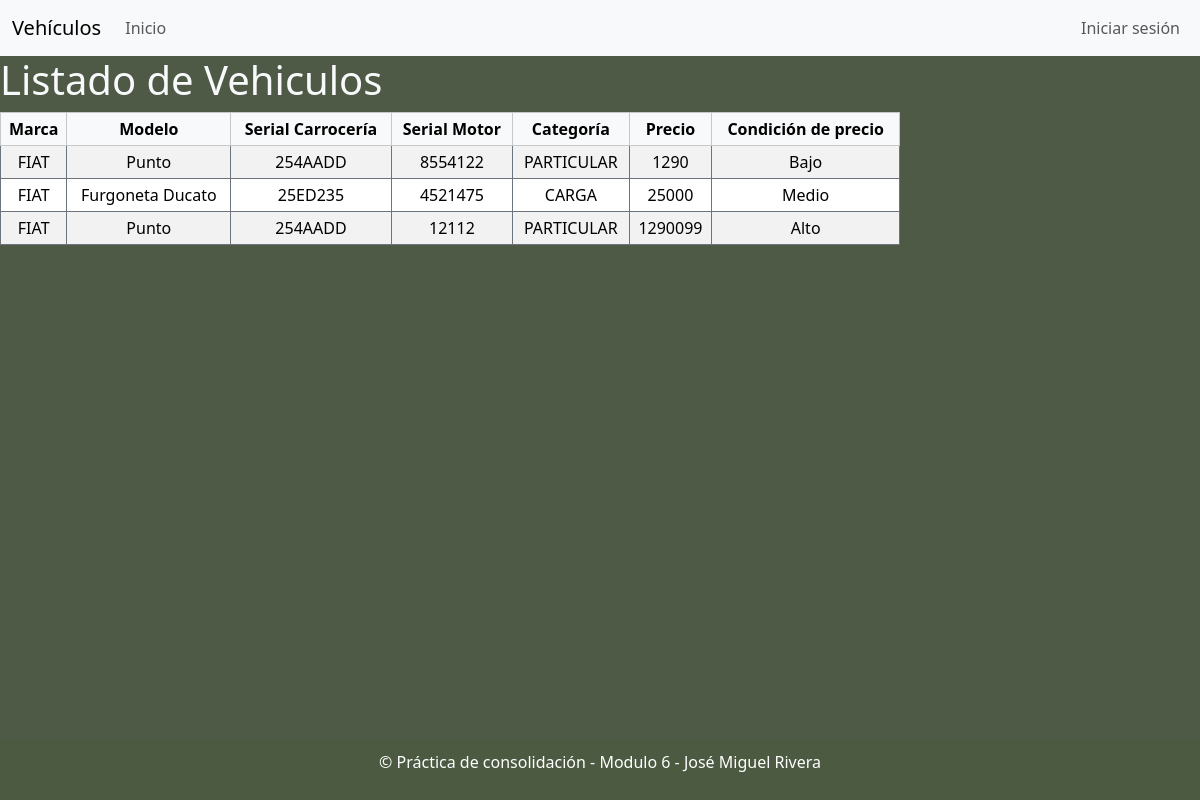
Page /list/ on the committed database.
### vehiculo/models.py (models this page shows, shortened)
class Vehiculo(models.Model):
    MARCA_CHOICES=[
        ('FIAT','Fiat'),
        ('CHEVROLET','Chevrolet'),
        ('FORD','Ford'),
        ('TOYOTA','Toyota')
       ]
    marca=models.CharField(max_length=20, choices=MARCA_CHOICES,default='Ford')
    modelo=models.CharField(max_length=100)
    serial_carroceria=models.CharField(max_length=50)
    serial_motor=models.CharField(max_length=50)
    CATEGORIA_CHOICES=[
        ('PARTICULAR','Particular'),
        ('TRANSPORTE','Transporte'),
        ('CARGA','Carga'),
       ]
    categoria=models.CharField(max_length=20,choices=CATEGORIA_CHOICES,default='Particular')
    precio=models.IntegerField()
    fecha_de_creacion=models.DateField()
    fecha_de_modificacion=models.DateField()
    def traer_condicion_de_precio (self):
        if self.precio < 10000:
            return "Bajo"
        elif self.precio > 30000:
            return "Alto"
        else:
            return "Medio"
    class Meta:
        db_table='vehiculos'
        permissions = [
            ("visualizar_catalogo", "Puede visualizar el catálogo de vehículos"), ("add_vehiculomodel", "Puede agregar los vehículos")
        ]

### vehiculo/views.py (the view)
# urls.py: path('list/', views.vehiculo_list, name='list'),
def vehiculo_list(request):
     vehiculos = Vehiculo.objects.all()
     return render(request, 'vehiculo/listado.html', {'vehiculos': vehiculos})

### vehiculo/templates/vehiculo/listado.html
{% extends "./layout.html" %}
{% block header %}
<h1> Listado de Vehiculos </h1>
{% endblock header %}
{% block main %}
{% if vehiculos %}
<table class="table table-bordered border-secondary table-sm table-hover table-striped text-center w-75">
    <thead class="table-light">
        <tr>
            <th>Marca</th>
            <th>Modelo</th>
            <th>Serial Carrocería</th>
            <th>Serial Motor</th>
            <th>Categoría</th>
            <th>Precio</th>
            <th>Condición de precio</th>
        </tr>
    </thead>
    <tbody>
    {% for vehiculo in vehiculos %}
        <tr>
            <td>{{ vehiculo.marca }}</td>
            <td>{{ vehiculo.modelo }}</td>
            <td>{{ vehiculo.serial_carroceria }}</td>
            <td>{{ vehiculo.serial_motor }}</td>
            <td>{{ vehiculo.categoria }}</td>
            <td>{{ vehiculo.precio }}</td>
            <td>{{ vehiculo.traer_condicion_de_precio }}</td>
        </tr>
    {% endfor %}
    </tbody>
</table>
{% else %}
    <p class="text-center alert">No se han registrado vehículos</p>
{% endif %}
{% endblock main %}

### vehiculo/templates/vehiculo/layout.html (shortened to what this page needs)
<!DOCTYPE html>
<html lang="en">
<head>
    {% load bootstrap5 %}
    {% bootstrap_css %}
    {% load static %}
    <link href="{% static 'vehiculo/css/styles.css' %}" rel="stylesheet">
</head>
<body>
    <nav class="navbar navbar-expand-lg navbar-light bg-light">
    {%block nav%}
        <div class="container-fluid">
          <a class="navbar-brand" href="#">Vehículos</a>
          <div class="collapse navbar-collapse" id="navbarNavAltMarkup">
            <div class="navbar-nav">
              <a class="nav-link" href="/">Inicio</a>
            </div>
          </div>
          <div class="d-flex">
            <ul class="navbar-nav">
                {% if user.is_authenticated %}
                    <li class="nav-item">
                        <span class="nav-link">Hola, {{user.username}}</span>
                    </li>
                    <li class="nav-item">
                        <a class="nav-link" href="{% url 'appLogin:logout' %}">Cerrar sesión</a>
                    </li>
                {% else %}
                    <li class="nav-item">
                        <a class="nav-link" href="{% url 'appLogin:login' %}">Iniciar sesión</a>
                    </li>
                {% endif %}
            </ul>
          </div>
        </div>
    {%endblock nav%}
    </nav>
    <header> {%block header %}{%endblock header %} </header>
    <main> {%block main %}{%endblock main %} </main>
    {%block footer%}
    <footer class="footer">
        <p class="empresa">&copy; Práctica de consolidación - Modulo 6 - José Miguel Rivera</p>
    </footer>
    {%endblock footer%}
</body>
</html>

### vehiculo/static/vehiculo/css/styles.css (style rules this page uses)
html,body { margin: 0; padding: 0; background-color: #4e5a46; color: #f8f9fa; scroll-behavior: auto; }
footer { position:absolute; bottom: 0; padding: 10px; text-align: center; width: 100%; }
.footer { position: fixed; bottom: 0; width: 100%; background-color: #4b5a40; color: white; align-items: center; }

### rows in the picture
Vehiculo: marca "FIAT", modelo "Punto", serial_carroceria "254AADD", serial_motor "8554122", categoria "PARTICULAR", precio "1290", traer_condicion_de_precio "Bajo"
Vehiculo: marca "FIAT", modelo "Furgoneta Ducato", serial_carroceria "25ED235", serial_motor "4521475", categoria "CARGA", precio "25000", traer_condicion_de_precio "Medio"
Vehiculo: marca "FIAT", modelo "Punto", serial_carroceria "254AADD", serial_motor "12112", categoria "PARTICULAR", precio "1290099", traer_condicion_de_precio "Alto"
